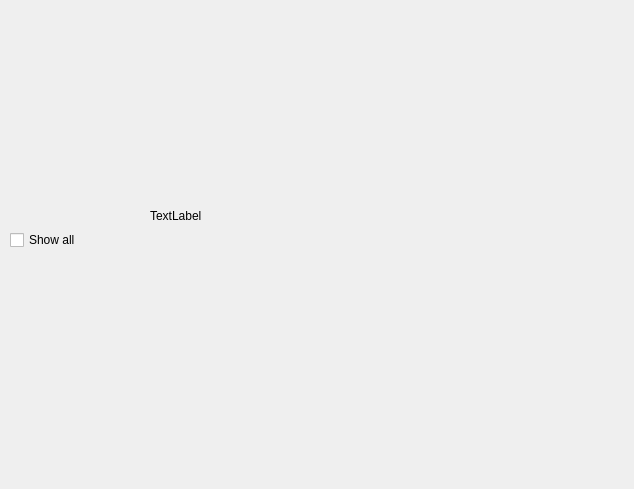
<?xml version="1.0" encoding="UTF-8"?>
<ui version="4.0">
 <class>ClassificationShowForm</class>
 <widget class="QWidget" name="ClassificationShowForm">
  <property name="geometry">
   <rect>
    <x>0</x>
    <y>0</y>
    <width>634</width>
    <height>489</height>
   </rect>
  </property>
  <property name="windowTitle">
   <string>Form</string>
  </property>
  <widget class="QLabel" name="lblImage">
   <property name="geometry">
    <rect>
     <x>150</x>
     <y>20</y>
     <width>431</width>
     <height>391</height>
    </rect>
   </property>
   <property name="text">
    <string>TextLabel</string>
   </property>
  </widget>
  <widget class="QWidget" name="verticalLayoutWidget">
   <property name="geometry">
    <rect>
     <x>10</x>
     <y>20</y>
     <width>131</width>
     <height>441</height>
    </rect>
   </property>
   <layout class="QVBoxLayout" name="layCheckbox">
    <item>
     <widget class="QCheckBox" name="chkShowAllImage">
      <property name="text">
       <string>Show all</string>
      </property>
     </widget>
    </item>
   </layout>
  </widget>
 </widget>
 <resources/>
 <connections/>
</ui>
